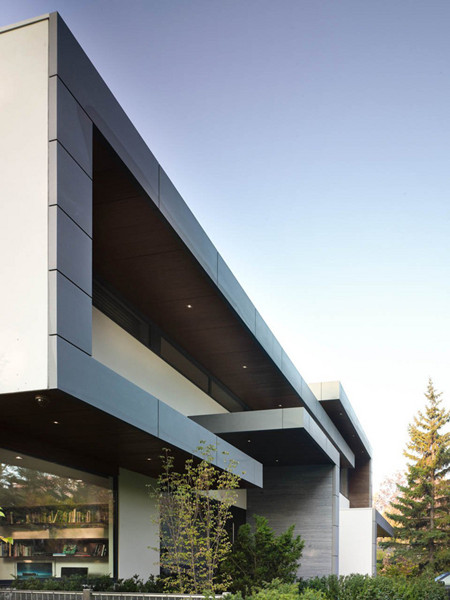
//> input picture resources/61.jpg, 450 x 600 px
$ ./61_HoughLines霍夫线变换   (built with g++ and OpenCV 4)
//> lines starting //> are read from the running program, lines starting //| are printed output that depends on the picture; after the words box and inside, x2 and y2 are one past the last pixel; in counts of white or black regions, pixels touching at a corner belong together
#include <opencv2/highgui/highgui.hpp>
#include <opencv2/imgproc/imgproc.hpp>
#include <iostream>

using namespace cv;
using namespace std;

//------------------------------【函数声明 & 数值声明】-------------------------------
//图像拼接函数声明
Mat HVconcat3(Mat image1, Mat image2, Mat image3, int IsHconcat);
void callback(int, void*); //滑动条回调函数

Mat srcImage, cannyImage, grayImage, grayImage2; //原图
int thresholdValue = 160;

//-----------------------------------【main函数】------------------------------------
int main()
{
	//载入原图
	srcImage = imread("../resources/61.jpg");
//> srcImage is the input picture: 600 rows x 450 cols, CV_8UC3; mean B, G, R 148.8, 144.3, 139

	//滑动条
	namedWindow("srcImage|HoughLines|HoughLinesP");
	createTrackbar("threshold", "srcImage|HoughLines|HoughLinesP", &thresholdValue, 255, callback);

	waitKey(0);
	destroyAllWindows();
	return 0;
}

//-----------------------------------【自定义函数】------------------------------------
/**
 * @brief 滑动条回调函数
 */
void callback(int, void*)
{
	//边缘检测并转灰度
	Canny(srcImage, cannyImage, 50, 200);
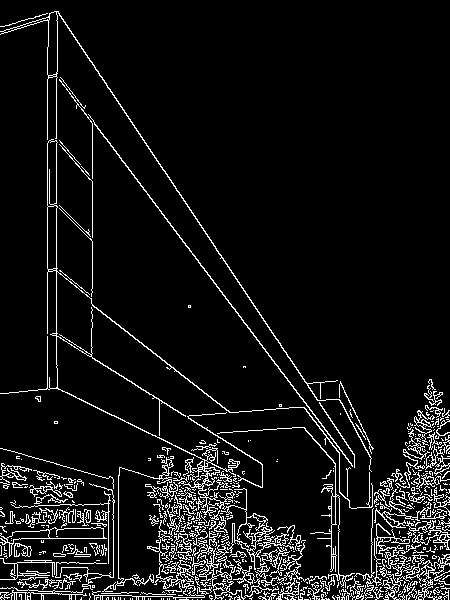
//> cannyImage: 600 rows x 450 cols, CV_8UC1; 7.4% white in thin lines or dots
	cvtColor(cannyImage, grayImage, COLOR_GRAY2BGR);
//> grayImage: 600 rows x 450 cols, CV_8UC3; 7.4% white in thin lines or dots

	//霍夫线变换
	vector<Vec2f> lines1; // 用来存储检测到的霍夫线(HoughLines)
	vector<Vec4i> lines2; // 用来存储检测到的霍夫线(HoughLinesP)

	//绘制HoughLines所有线（极坐标系）
	HoughLines(cannyImage, lines1, 1, CV_PI / 180, thresholdValue);
//> lines1 = 25 lines (rho, theta), first 12: [-1, 2.5], [-40, 2.55], [47, 0], [56, 0], [324, 2.02], [92, 0], [254, 2.13], [183, 2.23], [538, 1.57], [593, 1.59], [594, 1.55], [-7, 2.51]
	for (size_t i = 0; i < lines1.size(); i++)
	{
		float rho = lines1[i][0], theta = lines1[i][1];
		Point pt1, pt2;
		double a = cos(theta), b = sin(theta);
		double x0 = a * rho, y0 = b * rho;
		pt1.x = cvRound(x0 + 1000 * (-b));
		pt1.y = cvRound(y0 + 1000 * (a));
		pt2.x = cvRound(x0 - 1000 * (-b));
		pt2.y = cvRound(y0 - 1000 * (a));
		line(grayImage, pt1, pt2, Scalar(55, 100, 195), 1, LINE_AA);
	}
//> this loop made 25 passes
//> (rho, theta, a, b, x0, y0) on passes 1 to 12: (-1, 2.5, -0.799, 0.602, 0.799, -0.602), (-40, 2.55, -0.829, 0.559, 33.16, -22.37), (47, 0, 1, 0, 47, 0), (56, 0, 1, 0, 56, 0), (324, 2.02, -0.438, 0.899, -142, 291.2), (92, 0, 1, 0, 92, 0), (254, 2.13, -0.53, 0.848, -134.6, 215.4), (183, 2.23, -0.616, 0.788, -112.7, 144.2), (538, 1.57, -4.37e-08, 1, -2.35e-05, 538), (593, 1.59, -0.0175, 1, -10.35, 592.9), (594, 1.55, 0.0175, 1, 10.37, 593.9), (-7, 2.51, -0.809, 0.588, 5.66, -4.11)
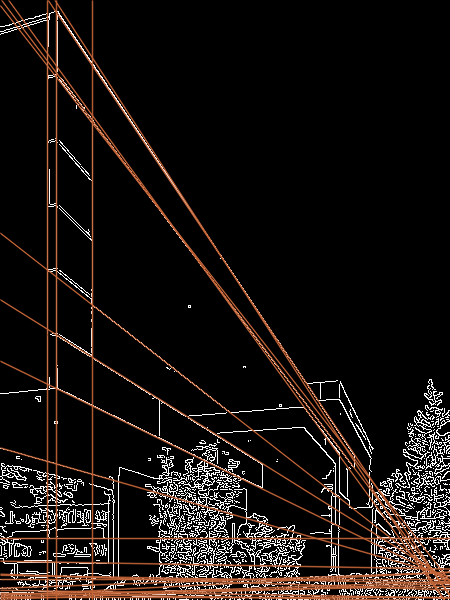
//> grayImage: 600 rows x 450 cols, CV_8UC3; mean B, G, R 17.2, 19.8, 25.2

	//绘制HoughLinesP所有线
	grayImage.copyTo(grayImage2);
	HoughLinesP(cannyImage, lines2, 1, CV_PI / 180, thresholdValue);
//> lines2 = 58 lines (x1, y1, x2, y2), first 8: [94, 123, 352, 465], [175, 188, 263, 318], [56, 364, 56, 208], [47, 333, 47, 272], [94, 67, 176, 188], [47, 268, 47, 207], [92, 178, 92, 123], [92, 357, 185, 415]
	for (size_t i = 0; i < lines2.size(); i++)
	{
		Vec4i l = lines2[i];
		line(grayImage2, Point(l[0], l[1]), Point(l[2], l[3]), Scalar(55, 100, 195), 1, LINE_AA);
	}
//> this loop made 58 passes
//> l on passes 1 to 12: [94, 123, 352, 465], [175, 188, 263, 318], [56, 364, 56, 208], [47, 333, 47, 272], [94, 67, 176, 188], [47, 268, 47, 207], [92, 178, 92, 123], [92, 357, 185, 415], [56, 387, 172, 444], [332, 423, 354, 456], [437, 538, 437, 538], [92, 305, 230, 412]
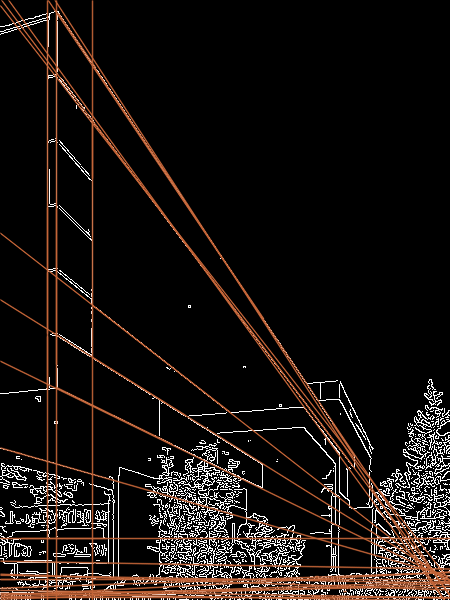
//> grayImage2: 600 rows x 450 cols, CV_8UC3; 1.81% of pixels changed, all inside (x1, y1, x2, y2) = (0, 13, 438, 600)

	//图像拼接(1:横向拼接，other:纵向拼接)
	Mat result = HVconcat3(srcImage, grayImage, grayImage2, 1);   //第一行
//> in HVconcat3, `1 == IsHconcat ? hconcat(vhImage, result) : vconcat(vhImage, result);`:
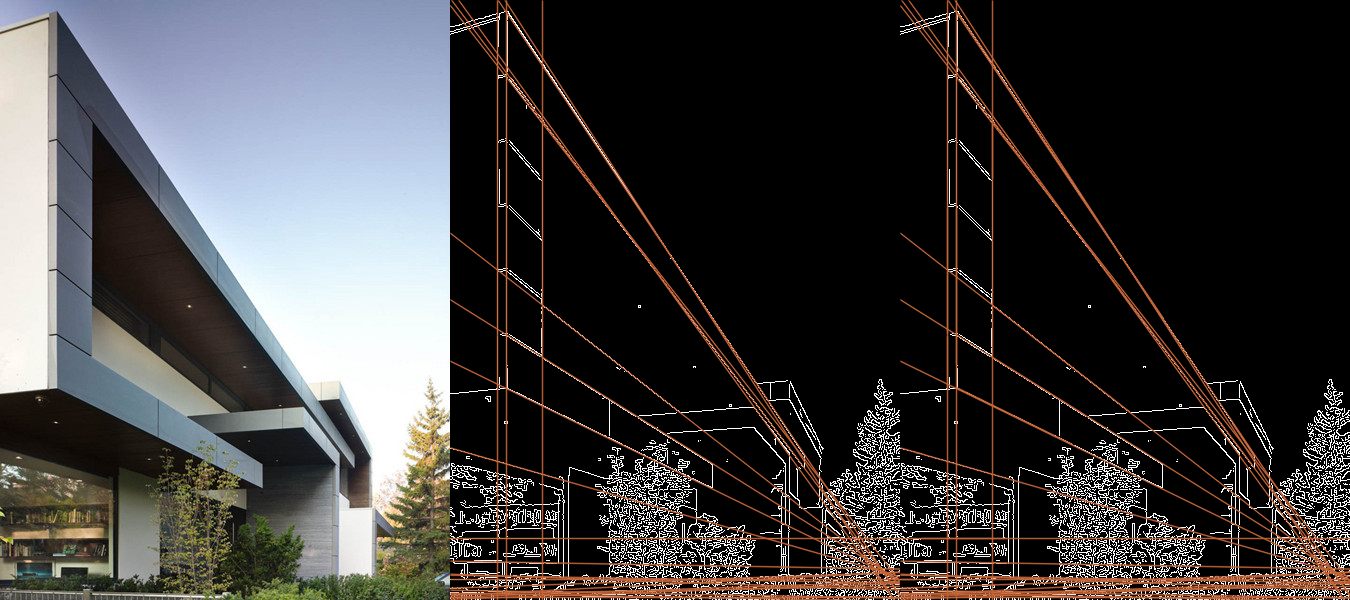
//> result: 600 rows x 1350 cols, CV_8UC3; mean B, G, R 61, 61.2, 63.2
	//下采样缩小
	pyrDown(result, result);
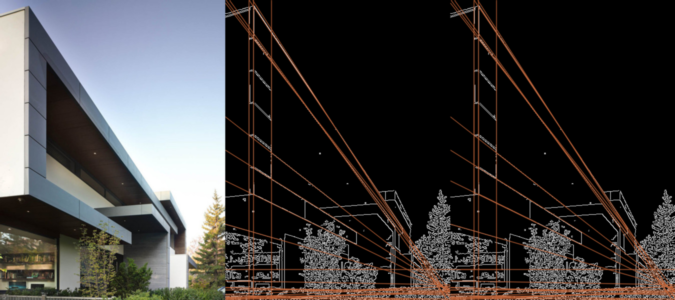
//> result: 300 rows x 675 cols, CV_8UC3; mean B, G, R 61, 61.3, 63.3
	//显示频谱幅值图
	imshow("srcImage|HoughLines|HoughLinesP", result);
}

/**
 * @brief 3张图像横向/纵向拼接
 * @param imageN 第N张待拼接图像
 * @param IsHconcat 1:横向拼接，other:纵向拼接
 * @return Mat 拼接结果
 */
Mat HVconcat3(Mat image1, Mat image2, Mat image3, int IsHconcat = 1)
{
	vector<Mat>vhImage;
	vhImage.push_back(image1);
	vhImage.push_back(image2);
	vhImage.push_back(image3);
	Mat result;
	1 == IsHconcat ? hconcat(vhImage, result) : vconcat(vhImage, result); //三元运算符
	return result;
}

$ run again, with resources/36.jpg copied over resources/61.jpg
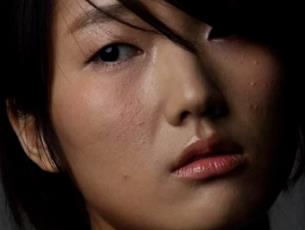
//> input picture resources/36.jpg, 305 x 230 px
//> srcImage is the input picture: 230 rows x 305 cols, CV_8UC3; mean B, G, R 40.6, 50.5, 72.9
//> in callback, `Canny(srcImage, cannyImage, 50, 200);`:
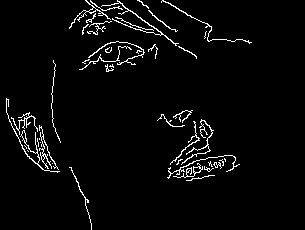
//> cannyImage: 230 rows x 305 cols, CV_8UC1; 3.5% white in thin lines or dots, all inside (x1, y1, x2, y2) = (6, 0, 252, 230)
//> lines1 = empty
//> in callback, `pyrDown(result, result);`:
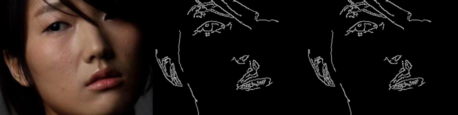
//> result: 115 rows x 458 cols, CV_8UC3; mean B, G, R 19.5, 22.8, 30.2

$ run again, with resources/55.jpg copied over resources/61.jpg
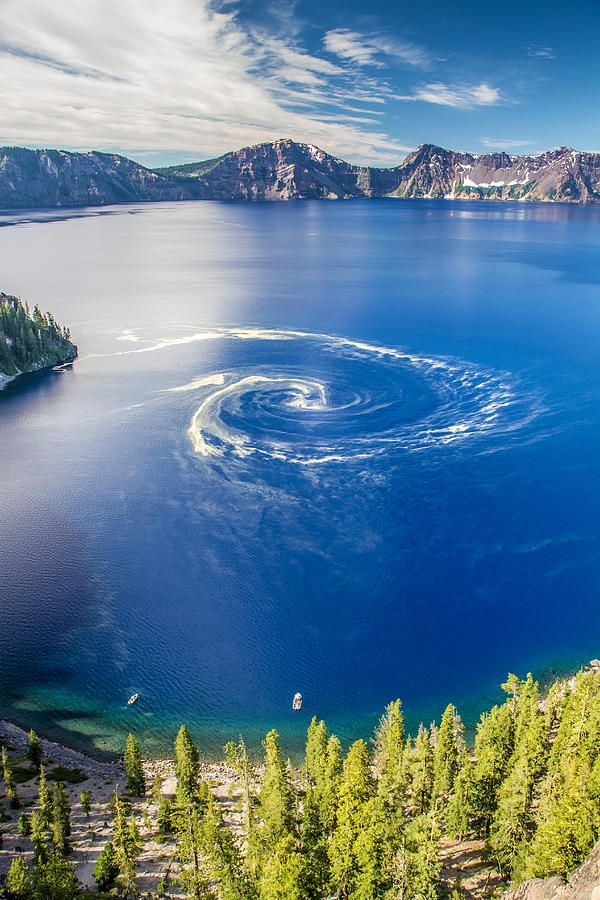
//> input picture resources/55.jpg, 600 x 900 px
//> srcImage is the input picture: 900 rows x 600 cols, CV_8UC3; mean B, G, R 148, 127.2, 95.2
//> in callback, `Canny(srcImage, cannyImage, 50, 200);`:
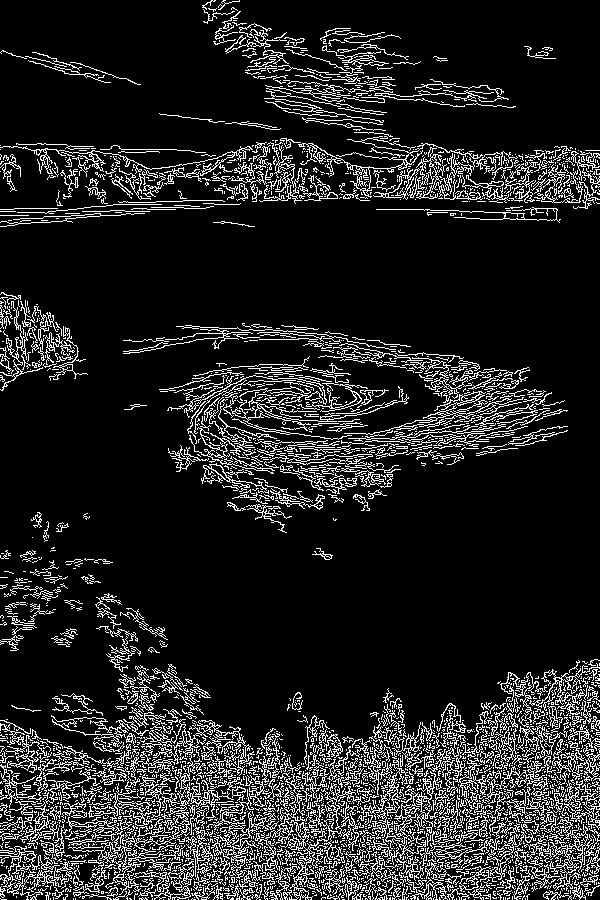
//> cannyImage: 900 rows x 600 cols, CV_8UC1; 13.5% white in thin lines or dots
//> lines1 = 2866 lines (rho, theta), first 12: [834, 1.48], [802, 1.66], [862, 1.36], [809, 1.54], [784, 1.68], [820, 1.43], [844, 1.29], [870, 1.43], [829, 1.29], [765, 1.55], [802, 1.69], [835, 1.5]
//> the loop in callback, `for (size_t i = 0; i < lines1.size(); i++)` made 2866 passes
//> (rho, theta, a, b, x0, y0) on passes 1 to 3: (834, 1.48, 0.0872, 0.996, 72.69, 830.8), (802, 1.66, -0.0872, 0.996, -69.9, 798.9), (862, 1.36, 0.208, 0.978, 179.2, 843.2)
//> lines2 = 5162 lines (x1, y1, x2, y2), first 8: [114, 857, 116, 857], [486, 778, 486, 778], [536, 767, 538, 767], [55, 815, 55, 815], [489, 777, 491, 777], [185, 821, 188, 821], [351, 762, 352, 762], [551, 704, 553, 703]
//> the loop in callback, `for (size_t i = 0; i < lines2.size(); i++)` made 5162 passes
//> in callback, `pyrDown(result, result);`:
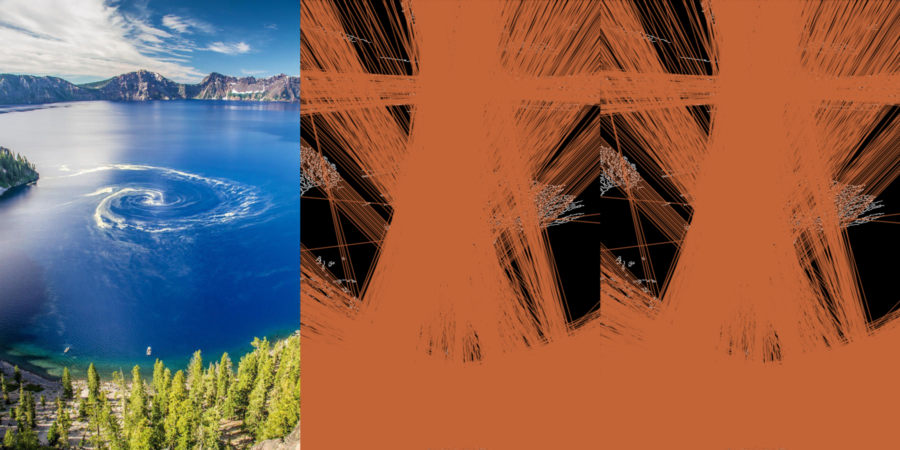
//> result: 450 rows x 900 cols, CV_8UC3; mean B, G, R 79.8, 96.9, 137
